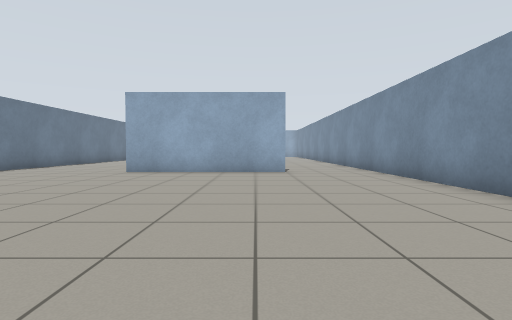
view 1 (above)

18 first-person views from a walk through a robot-simulator world made for Gazebo. The camera is 0.72 m above the floor, tilts 2° down and sees 80° across. The floor is counted in squares, 1 m on a side. Each view is taken from the middle of a square. On the plan, view 1 faces up. The plan holds only what a view shows up to about 10 squares ahead; the rest is blank.

view 2
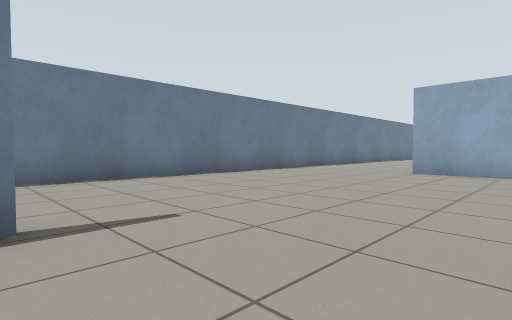

view 3
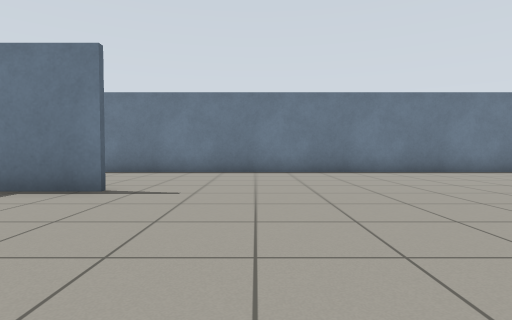

view 4
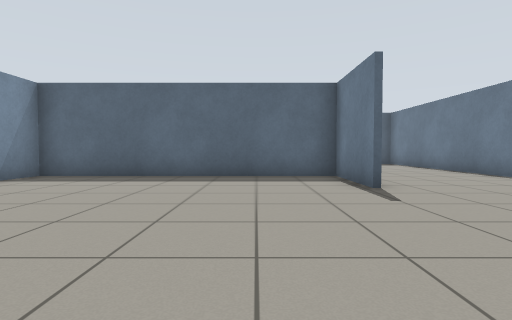

view 5
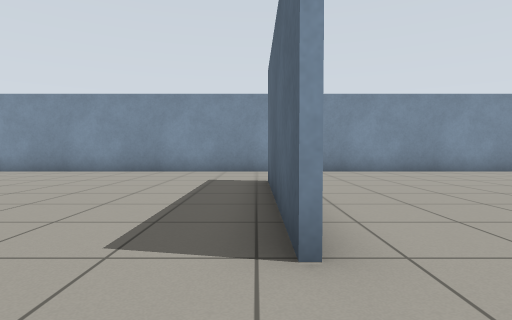

view 6
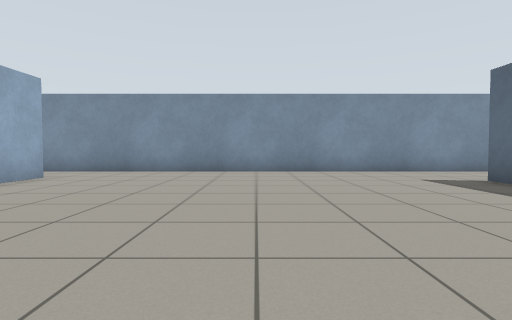

view 7
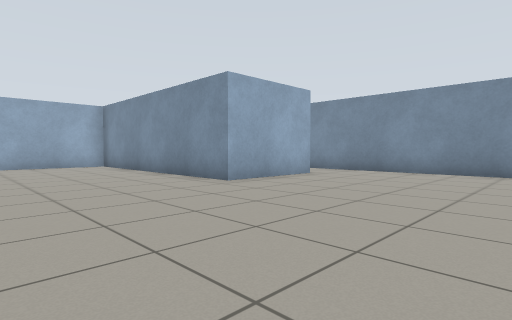

view 8
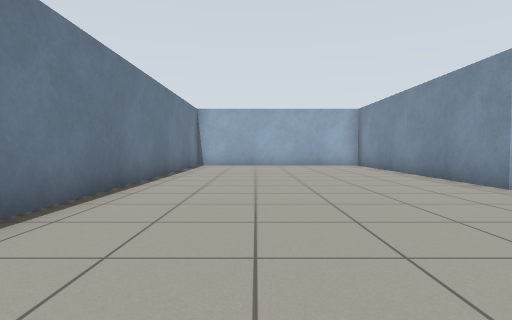

view 9
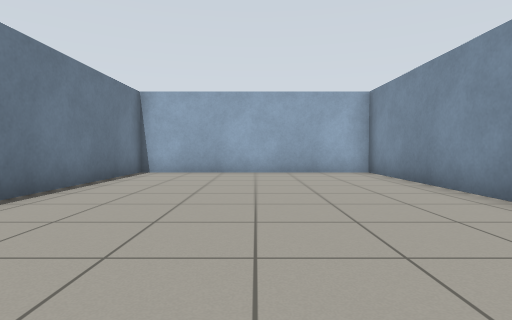

view 10
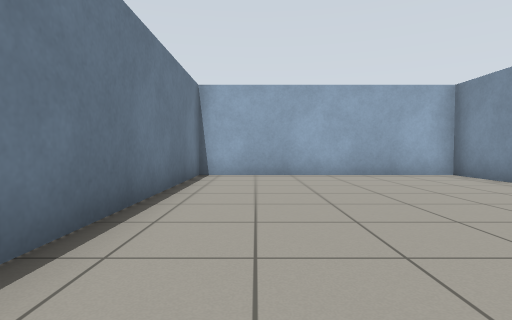

view 11
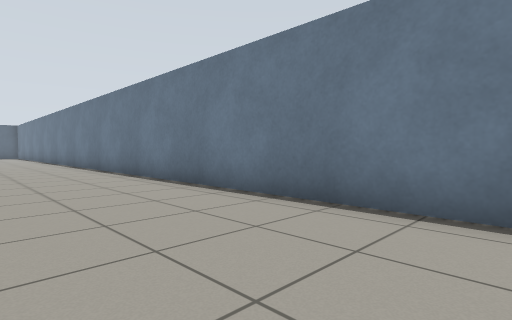

view 12
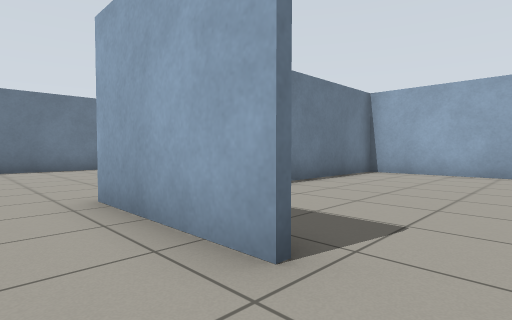

view 13
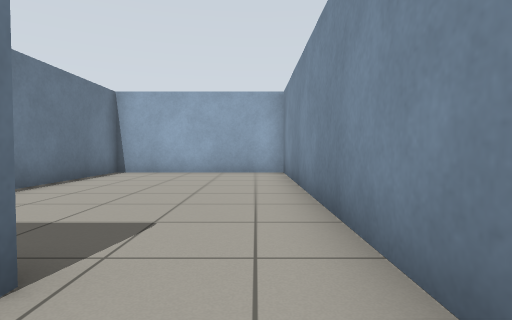

view 14
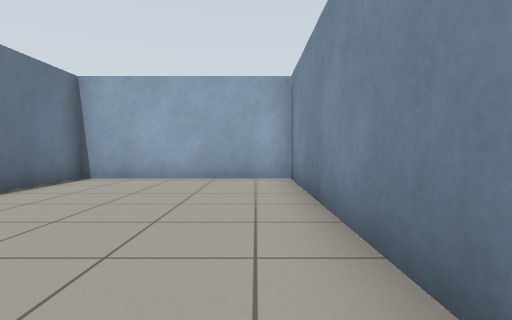

view 15
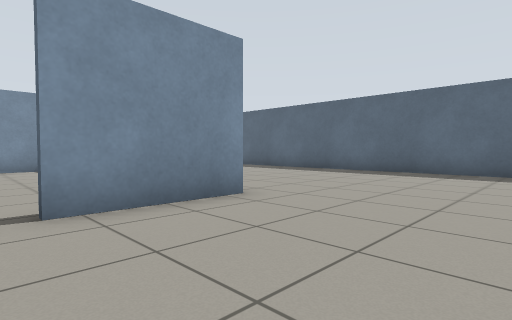

view 16
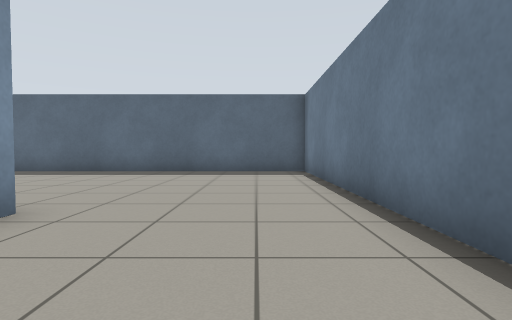

view 17
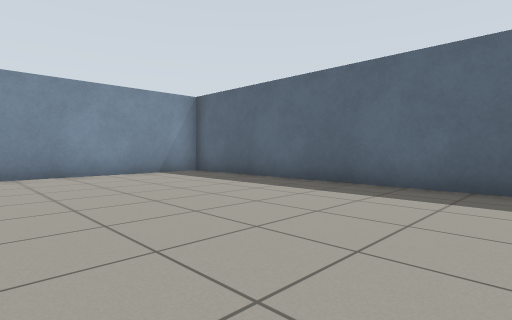

view 18
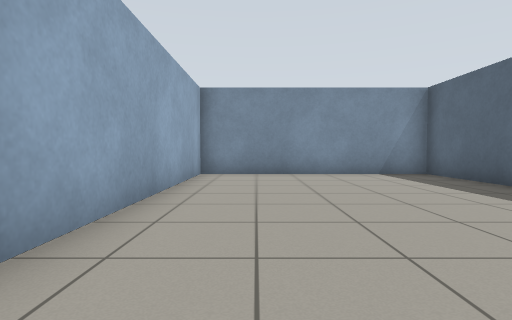

### Floor plan
Ten units are one square. View 1 is at (0, 0); x grows to the right and y downward. Boxes are objects, and circles mark ways between rooms. Rooms are numbered by the first view taken in them; rooms with no view inside come last. Other rooms are left out.
<svg viewBox="-91 -290 135 385">
<path fill="none" stroke="#000" d="M-41 -97 10 -97M10 -96 -41 -96M-42 -4 -42 22 39 22 39 0M39 -16 39 -205M-43 25 -43 -4M19 -204 -15 -204 -15 -285M-11 -285 -86 -285 -86 90 39 90 39 24 -31 24M-13 -285 -13 -244M39 -205 39 -285 -11 -285"/>
<circle cx="25" cy="-210" r="3" fill="#2a7"/>
<text x="-30" y="-90">1</text>
<text x="20" y="-250">2</text>
</svg>
Room 1 opens to room 2.

Where each view was taken, in squares from view 1:
view 1: 0 up, 0 right, facing up
view 2: 0 up, 1 left, facing up-left
view 3: 3 up, 1 right, facing left
view 4: 6 up, 2 left, facing down
view 5: 10 up, 6 left, facing right
view 6: 15 up, 6 left, facing right
view 7: 15 up, 6 left, facing up-right
view 8: 15 up, 6 left, facing up
view 9: 19 up, 5 left, facing up
view 10: 20 up, 7 left, facing up
view 11: 20 up, 5 left, facing down-left
view 12: 19 up, 3 right, facing up-left
view 13: 19 up, 3 right, facing up
view 14: 21 up, 3 right, facing up
view 15: 1 up, 8 left, facing down-right
view 16: 1 up, 7 left, facing down
view 17: 3 down, 5 left, facing down-right
view 18: 4 down, 5 left, facing right
